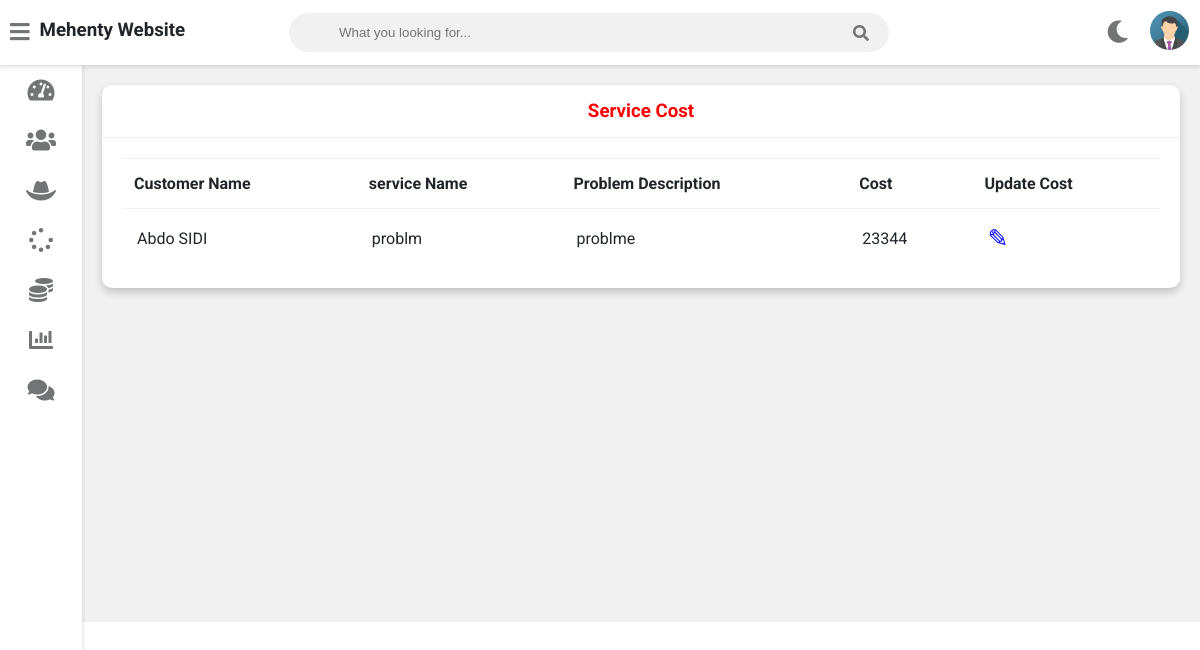
/admin-view-service-cost (signed in), run on an earlier commit of the app's database.
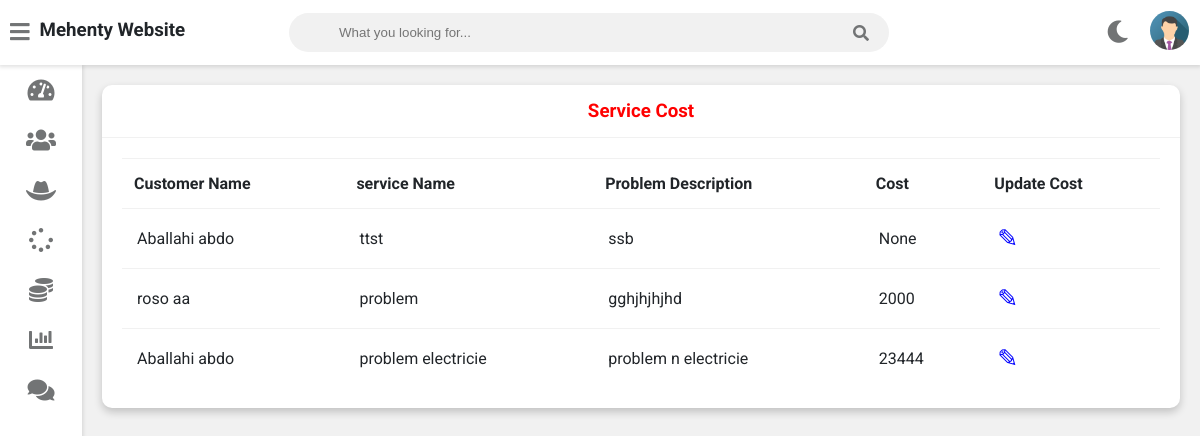
And on a later commit of the database.
### service/models.py (models this page shows, shortened)
class Customer(models.Model):
    user=models.OneToOneField(User,on_delete=models.CASCADE)
    profile_pic= models.ImageField(upload_to='profile_pic/CustomerProfilePic/',null=True,blank=True)
    address = models.CharField(max_length=40)
    mobile = models.CharField(max_length=20,null=False)
    @property
    def get_name(self):
        return self.user.first_name+" "+self.user.last_name
    def __str__(self):
        return self.user.first_name

class Request(models.Model):
    cat=(('Plumbing', 'Plumbing'),('Electricity', 'Electricity'),('Painting', 'Painting'),('Carpentry', 'Carpentry'))
    category=models.CharField(max_length=50,choices=cat)
    service_no=models.PositiveIntegerField(null=False)
    service_name = models.CharField(max_length=40,null=False)
    problem_description = models.CharField(max_length=500,null=False)
    date=models.DateField(auto_now=True)
    cost=models.PositiveIntegerField(null=True)
    customer=models.ForeignKey('Customer', on_delete=models.CASCADE,null=True)
    Technician=models.ForeignKey('Technician',on_delete=models.CASCADE,null=True)
    stat=(('Pending','Pending'),('Approved','Approved'),('Repairing','Repairing'),('Repairing Done','Repairing Done'),('Released','Released'))
    status=models.CharField(max_length=50,choices=stat,default='Pending',null=True)

### service/views.py (the view)
# urls.py: path('admin-view-service-cost',views.admin_view_service_cost_view,name='admin-view-service-cost'),
@login_required(login_url='adminlogin')
def admin_view_service_cost_view(request):
    enquiry=models.Request.objects.all().order_by('-id')
    customers=[]
    for enq in enquiry:
        customer=models.Customer.objects.get(id=enq.customer_id)
        customers.append(customer)
    print(customers)
    return render(request,'service/admin_view_service_cost.html',{'data':zip(customers,enquiry)})

### templates/service/admin_view_service_cost.html
{% extends 'service/adminbase.html' %}
{% block content %}
	<div class="wrapper">
		<div class="row">
			<div class="col-12 col-m-12 col-sm-12">
				<div class="card">
					<div class="card-header">
						<h3 style="color:red; text-align:center" >Service Cost
						</h3>
					</div>
					<div class="card-content">
						<table>
							<thead>
                <tr>
                  <th>Customer Name</th>
                  <th>service Name</th>
                  <th>Problem Description</th>
                  <th>Cost</th>
                  <th>Update Cost</th>
                </tr>
							</thead>
							<tbody>
                {% for c,r in data %}
                <tr>
                  <td> {{c.get_name}}</td>
                  <td> {{r.service_name}}</td>
                  <td>{{r.problem_description}}</td>
                  <td>{{r.cost}}</td>
                  <td><a  style="color:blue; text-decoration:none;font-size:25px;" href="{% url 'update-cost' r.id  %}">&#9998;</a></td>
                </tr>
                {% endfor %}
							</tbody>
						</table>
					</div>
				</div>
			</div>
		</div>
<br><br><br><br><br><br><br><br><br><br><br><br><br><br><br><br>
	</div>
{% endblock content %}

What changed in the data, as far as the page shows it:
removed Customer: get_name "Abdo SIDI", service_name "problm", problem_description "problme", cost "23344"
now on this page (row unchanged): Customer: get_name "Aballahi abdo", service_name "ttst", problem_description "ssb", cost "None", service_name "problem electricie", problem_description "problem n electricie", cost "23444"
added Customer: get_name "roso aa", service_name "problem", problem_description "gghjhjhjhd", cost "2000"
